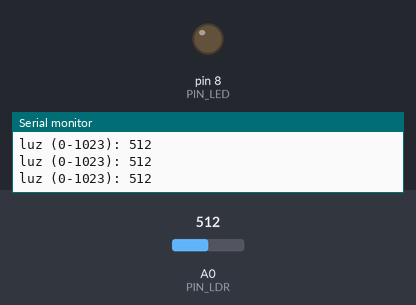
The sketch below on a simulated Arduino Uno, built with avr-gcc and run on an emulated ATmega328P. Shown: output pins drawn as LEDs (lit = HIGH), the last lines printed to the serial monitor. Inputs (shaded band) come from the test bench; at power-on: A0 (PIN_LDR) = 512.

Above: at 1.2 s.
1.3 s: A0 (PIN_LDR) set to 213
2.8 s: A0 (PIN_LDR) set to 181
At 3.1 s:
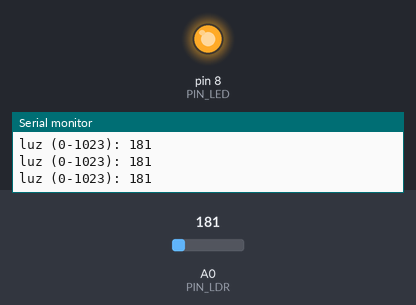
4.3 s: A0 (PIN_LDR) set to 210
At 5.5 s:
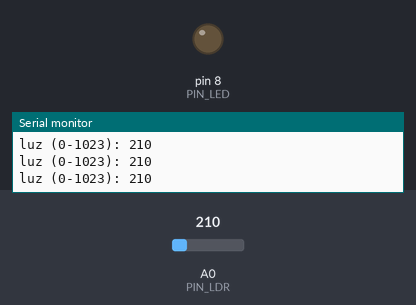
5.8 s: A0 (PIN_LDR) set to 190
At 7.1 s:
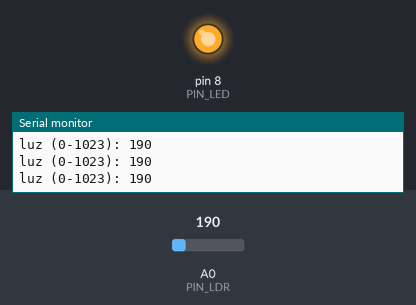
Timing chart, 0 to 8.3 s (numbered marks = the images above; inputs shaded):
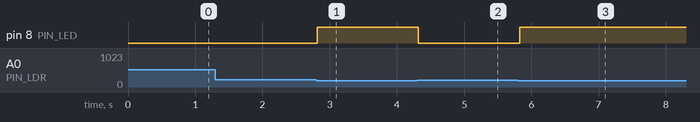

Measured:
- the behaviour switches between 200 and 199 on A0 (PIN_LDR) (found by bisection; images 0 and 1)
- after the input at 2.8 s, pin 8 (PIN_LED): LOW → HIGH at once
- after the input at 4.3 s, pin 8 (PIN_LED): HIGH → LOW at once
- after the input at 5.8 s, pin 8 (PIN_LED): LOW → HIGH at once

The sketch:

11_ldr_led_proyecto.ino
```cpp
// Sesion del 6 de noviembre: fotorresistencia (LDR) que enciende un LED al taparla.
// Conexiones (las mismas del proyecto final):
//   LDR de 5 V a A0, y resistencia de 10 kohm de A0 a GND (divisor de voltaje).
//   LED en el pin 8 con una resistencia de 220 ohm en serie (pata larga hacia el pin).
// Con mucha luz la lectura es alta; al taparla, baja. Rango de 0 a 1023.
// Abre el Monitor Serial a 9600 baudios y anoten la lectura con luz y con la LDR tapada.

const int PIN_LDR = A0;
const int PIN_LED = 8;

// Si la lectura baja de este valor, se enciende el LED.
// Calibren: pongan el valor a mitad de camino entre la lectura con luz y con la LDR tapada.
const int UMBRAL = 200;

void setup() {
  Serial.begin(9600);
  pinMode(PIN_LED, OUTPUT);
}

void loop() {
  int luz = analogRead(PIN_LDR);

  Serial.print("luz (0-1023): ");
  Serial.println(luz);

  if (luz < UMBRAL) {
    digitalWrite(PIN_LED, HIGH);
  } else {
    digitalWrite(PIN_LED, LOW);
  }

  delay(100);
}
```
